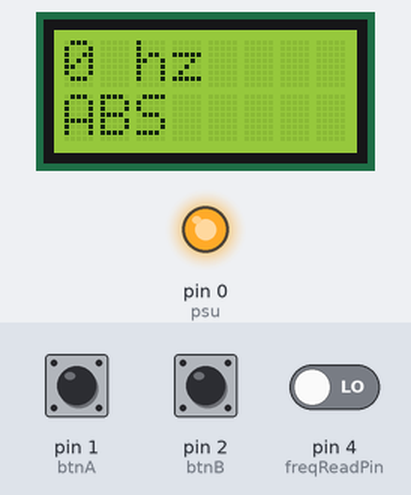
The sketch below on a simulated Arduino Uno, built with avr-gcc and run on an emulated ATmega328P. Shown: 8×2 character LCD, output pins drawn as LEDs (lit = HIGH). The inputs (shaded band) are chosen by the test bench; at power-on: pin 2 (btnB) HIGH, pin 1 (btnA) HIGH, pin 4 (freqReadPin) LOW.

Above: at 1.2 s.
1.3 s: pin 2 (btnB) pulled LOW for 1 s
At 2.2 s:
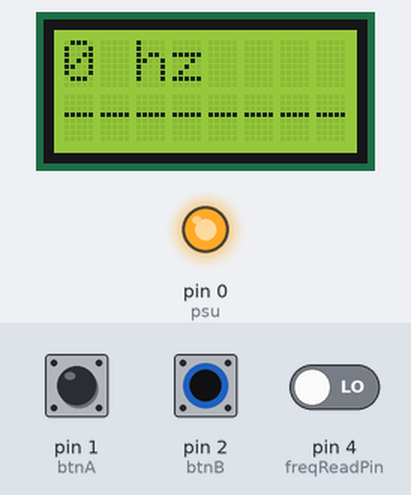
3.9 s: pin 1 (btnA) pulled LOW for 0.15 s
At 5.0 s:
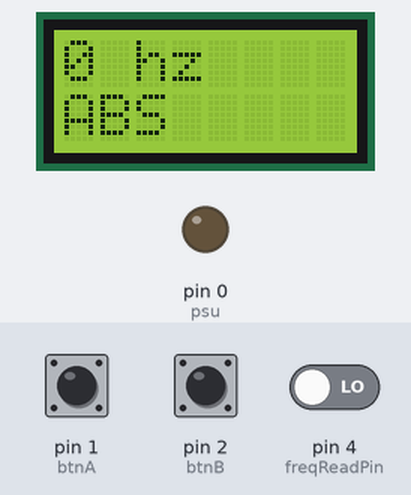
5.5 s: pin 2 (btnB) pulled LOW for 0.15 s
At 5.72 s:
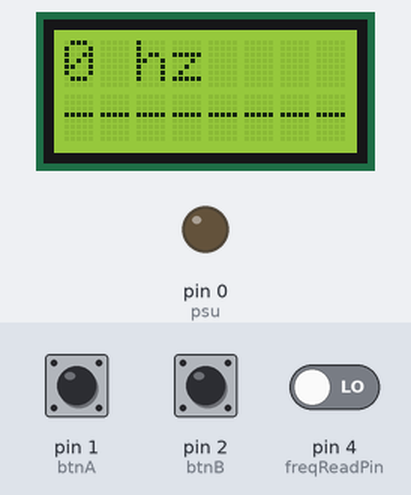
7.3 s: pin 4 (freqReadPin) driven HIGH
At 7.65 s:
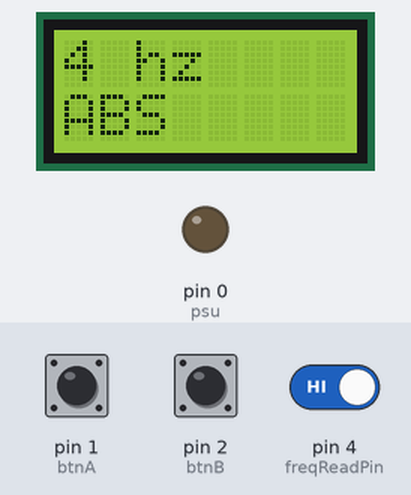
9.2 s: pin 2 (btnB) pulled LOW for 3.2 s
At 10.3 s:
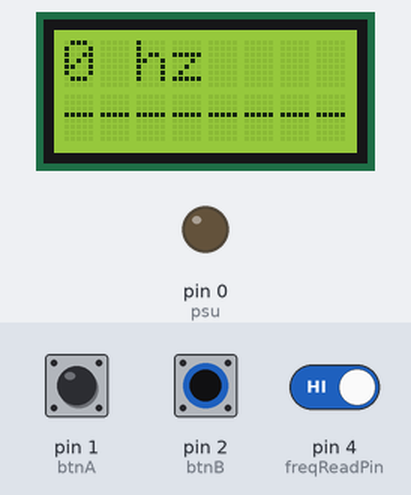
Timing chart, 0 to 12.2 s (numbered marks = the images above; inputs shaded):
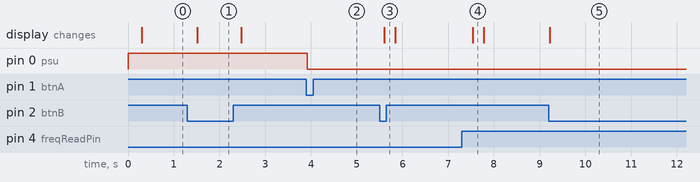

The sketch:

PaintDepthGauge.ino
```cpp
#include <LiquidCrystal.h>


int freqReadPin = 4;

int btnA = 1;
int btnB = 2;

int psu = 0;

const int rs = 15, en = 16, d4 = 10, d5 = 11, d6 = 12, d7 = 13;
LiquidCrystal lcd(rs, en, d4, d5, d6, d7);

void setup() {
  // put your setup code here, to run once:
  pinMode(freqReadPin, INPUT);

  //Serial.begin(9600);

  pinMode(btnA, INPUT_PULLUP);
  pinMode(btnB, INPUT_PULLUP);

  pinMode(psu, OUTPUT);

  //enable power transistor
  digitalWrite(psu,1);

  lcd.begin(8, 2);
}

bool current=false;

long count=0;

long offset=0;

void loop() {
  count=0;
  long startTime = micros();
  for(long i=0; i<50000UL; i++){
    bool read = digitalRead(freqReadPin);
    if(read != current && read)
      count++;

    current = read;
  }

  long endTime = micros();
  long duration = (endTime-startTime)/1000;
  long freq = count*1000UL / duration;


  lcd.clear();
  long ol = freq-offset;
  lcd.print(ol);
  lcd.print(" hz");

  lcd.setCursor(0, 1);

  //lcd.print(count);
  if(digitalRead(btnB)==0){
    offset = freq;
    lcd.print("--------");
  }
  else{
    if(offset!=0){
      lcd.print("OFFSET!");
    }
    else{
      lcd.print("ABS");
    }
  }

  if(digitalRead(btnA)==0){
    digitalWrite(psu,0);
  }
}
```

Measured:
- after the input at 1.3 s, the display: changes after 0.21 s (image 1)
- after the input at 3.9 s, pin 0 (psu): HIGH → LOW at once
- after the input at 5.5 s, the display: changes after 0.11 s (image 3)
- after the input at 7.3 s, the display: changes after 0.23 s (image 4)
- after the input at 9.2 s, the display: changes at once (image 5)
